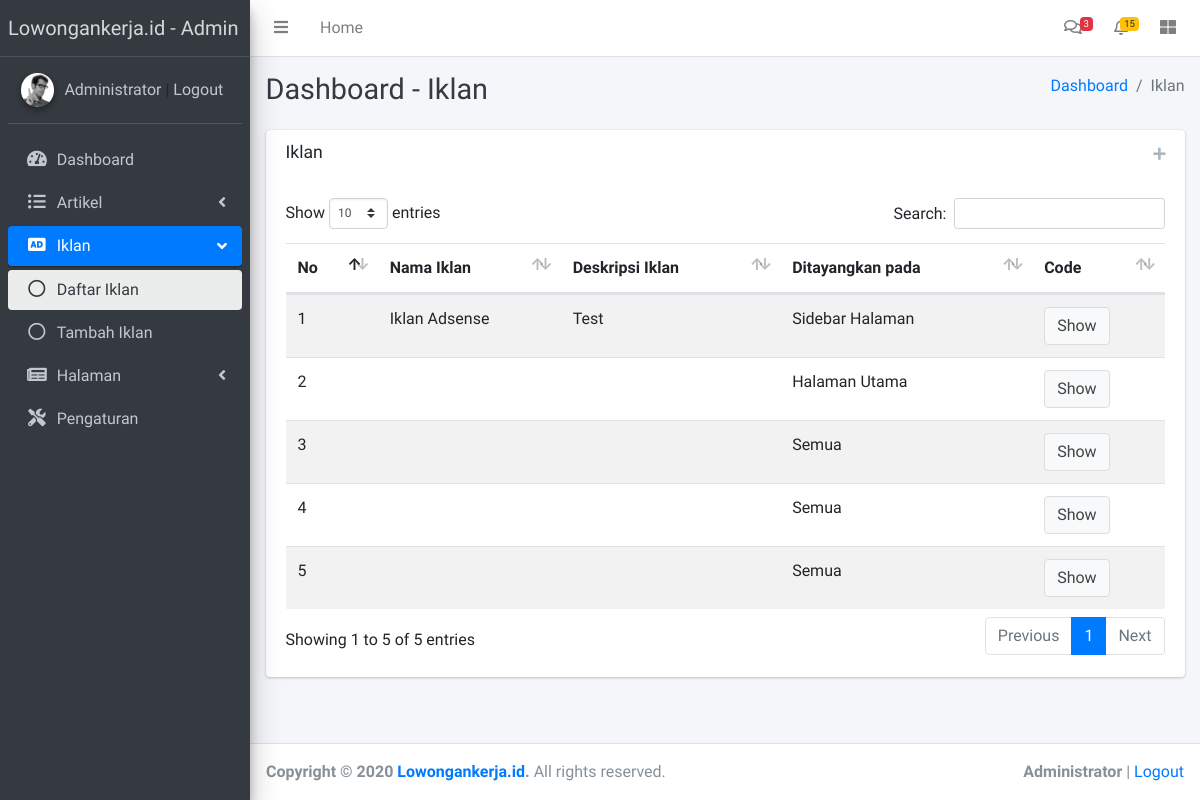
/admin/iklan.php (signed in), run on the app's committed database.
### tables this page shows
CREATE TABLE `ads` (
  `ads_id` int(11) NOT NULL,
  `name` varchar(255) DEFAULT NULL,
  `source_code` text DEFAULT NULL,
  `description` varchar(255) DEFAULT NULL,
  `show_in` enum('sidebar','front','job','detail-top','detail-bottom') DEFAULT NULL
);

### admin/include/Admin.php (called while the page is built, shortened)
<?php
	class Admin extends mysqli
	{
    function showAds(){
    	$sql = "SELECT * FROM ads";
    	if ($exec = $this->query($sql)) {
    		$i=0;
    		while ($row = $exec->fetch_assoc()) {
    			$data[$i] = [
    				'ads_id' => $row['ads_id'],
    				'name' => $row['name'],
    				'source_code' => $row['source_code'],
    				'description' => $row['description'],
    				'show_in' => $row['show_in']
    			];
    			$i++;
    		}
    		return @$data;
    	}
    }
    function getSetting(){
    	$sql = "SELECT * FROM settings WHERE 1=1";
    	$exec = $this->query($sql);
    	$data = $exec->fetch_assoc();
    	return @$data;
    }
	}
	$su = new admin();
    $set = $su->getSetting();
 ?>

### admin/iklan.php (the view, shortened to what this page needs)
<?php
  include 'include/Admin.php';
  $iklan = $su->showAds();
 ?>
<!DOCTYPE html>
<html>
<head>
  <?php include 'template/meta_head.php'; ?>
</head>
<body class="hold-transition sidebar-mini layout-fixed">
<div class="wrapper">
<?php include 'template/navbar.php'; ?>
<?php include 'template/side_navbar.php'; ?>
  <div class="content-wrapper">
    <div class="content-header">
      <div class="container-fluid">
        <div class="row mb-2">
          <div class="col-sm-6">
            <h1 class="m-0 text-dark">Dashboard - Iklan</h1>
          </div>
          <div class="col-sm-6">
            <ol class="breadcrumb float-sm-right">
              <li class="breadcrumb-item"><a href="index.php">Dashboard</a></li>
              <li class="breadcrumb-item active">Iklan</li>
            </ol>
          </div>
        </div>
      </div>
    </div>
    <div class="content">
      <div class="container-fluid">
        <div class="row">
          <div class="col-lg-12">
            <div class="card">
              <div class="card-header border-0">
                <h3 class="card-title">Iklan</h3>
                <div class="card-tools">
                  <a href="add_iklan.php" class="btn btn-tool btn-sm">
                    <i class="fas fa-plus"></i>
                  </a>
                </div>
              </div>
              <div class="card-body">
                <table id="iklan" class="table table-striped table-valign-middle">
                  <thead>
                  <tr>
                    <th>No</th>
                    <th>Nama Iklan</th>
                    <th>Deskripsi Iklan</th>
                    <th>Ditayangkan pada</th>
                    <th>Code</th>
                  </tr>
                  </thead>
                  <tbody>
                    <?php
                      $i=0;
                      foreach ($iklan as $data) {
                        $show = $iklan[$i]['show_in'];
                        if ($show == "front") {
                          $showin = "Halaman Utama";
                        }elseif ($show == "sidebar") {
                          $showin = "Sidebar Halaman";
                        }elseif ($show == "content") {
                          $showin = "Halaman Detail";
                        }elseif ($show == "bottom") {
                          $showin = "Dibawah Halaman";
                        }else{
                          $showin = "Semua";
                        }
                     ?>
                  <tr>
                    <td>
                      <?php echo $i+1; ?>
                    </td>
                    <td>
                      <?php echo $iklan[$i]['name']; ?>
                    </td>
                    <td>
                      <?php echo $iklan[$i]['description']; ?>
                    </td>
                    <td>
                      <?php echo $showin; ?>
                    </td>
                    <td>
                      <button type="button" class="btn btn-default" data-toggle="modal" data-target="#show-ads-<?=$i;?>">
                            Show
                      </button>
                    </td>
                  </tr>
                  <?php $i++; } ?>
                  </tbody>
                </table>
              </div>
            </div>
          </div>
        </div>
      </div>
    </div>
  </div>
 <?php include 'template/footer.php'; ?>
</div>
</body>
</html>

### data on the page
ads: name "Iklan Adsense", description "Test", show_in "Sidebar Halaman"
ads: show_in "Halaman Utama"
ads: show_in "Semua"
ads: show_in "Semua"
ads: show_in "Semua"

### other printed values
$_SESSION['admin']['fullname'] "Administrator"
